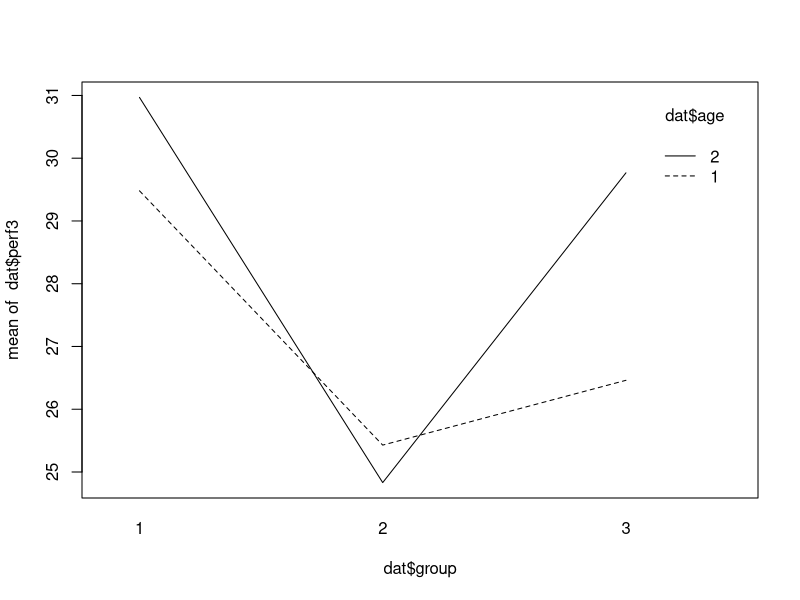
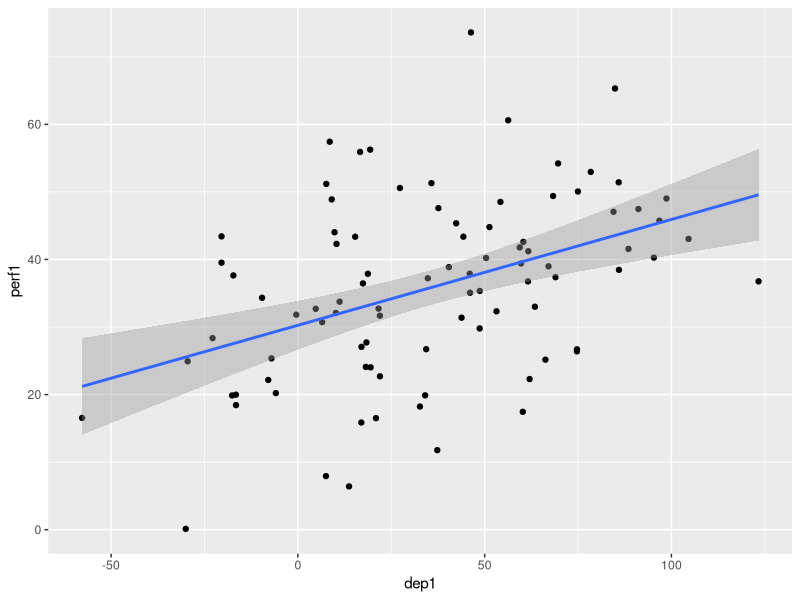

Write the R code that produced these figures, in order.
## ---- chunk 1
knitr::opts_chunk$set(echo = TRUE)
library(tidyverse)
## ---- chunk 2
dat <- read_csv("perfect.csv", col_names = TRUE) # uses the readr package, loaded via tidyverse.
dat
## ---- chunk 3
dat$age <- factor(dat$age)
dat$group <- factor(dat$group)
## ---- chunk 4
summary(dat)
dat %>% 
  group_by(group) %>%
  summarise(
    dep1 = mean(dep1),
    perf1 = mean(perf1),
    perf2 = mean(perf2),
    perf3 = mean(perf3))
## ---- chunk 5
t.test(dep1 ~ age, data=dat, var.equal=TRUE)  # Student
t.test(dep1 ~ age, data=dat, var.equal=FALSE) # Welch
## ---- chunk 6
t.test(dat$perf3, dat$perf1, paired=TRUE)
## ---- chunk 7
mod.aov <- aov(perf3 ~ group, data=dat)
summary(mod.aov)
TukeyHSD(mod.aov)  # Non-significant ombnibus, but what the heck
## ---- chunk 8
mod.aov2 <- aov(perf3 ~ group * age, data=dat)
summary(mod.aov2)
interaction.plot(dat$group, dat$age, dat$perf3)
## ---- chunk 9
# Linear Regresion
ggplot(dat, aes(y = perf1, x = dep1)) + geom_point() + geom_smooth(method = "lm")
reg.mod <- lm(perf1 ~ dep1, data = dat)
summary( reg.mod )

# Multiple regression
reg.mod2 <- lm(perf3 ~ dep1 + perf1, data = dat)
summary(reg.mod2)

reg.mod3 <- lm(perf3 ~ dep1 * perf1, data = dat)
summary(reg.mod3)
